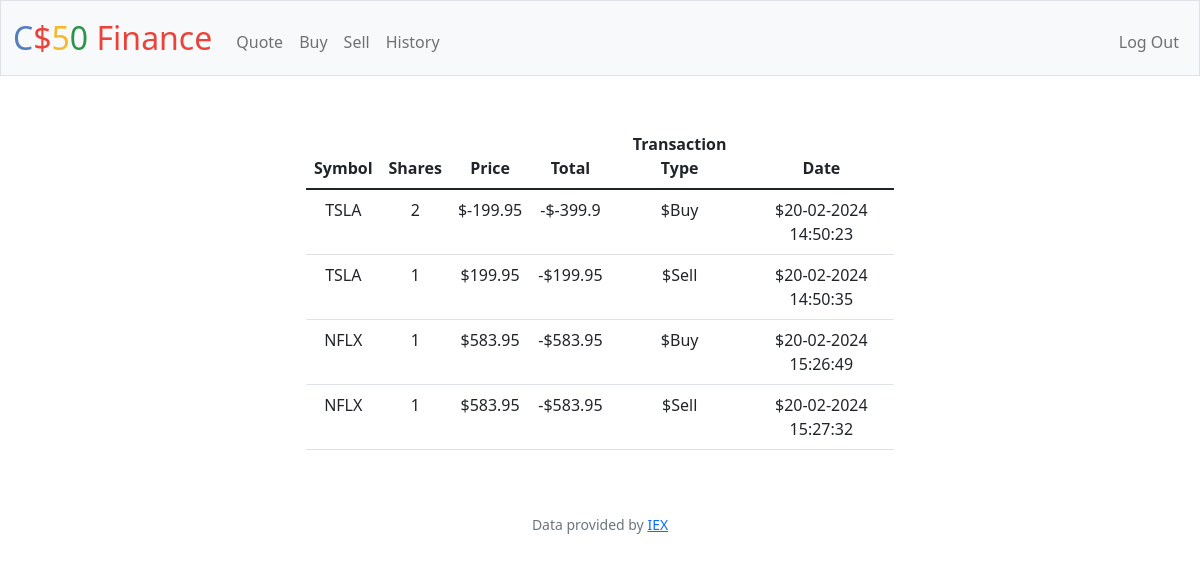
Screenshot of /history (signed in) with the database file from the repository.
### tables this page shows
CREATE TABLE history (
                                   user_id INTEGER,
                                   symbol TEXT,
                                   price FLOAT,
                                   share INTEGER,
                                   date DATETIME,
                                   transaction_type TEXT
                               );

### app.py (the view)
@app.route("/history")
@login_required
def history():
    stocks = db.execute("SELECT * FROM history WHERE user_id = ?", session.get("user_id"))
    return render_template("history.html", stocks=stocks)

### app.py (called while the page is built)
@app.after_request
def after_request(response):
    response.headers["Cache-Control"] = "no-cache, no-store, must-revalidate"
    response.headers["Expires"] = 0
    response.headers["Pragma"] = "no-cache"
    return response

### helpers.py (called while the page is built)
def login_required(f):
    @wraps(f)
    def decorated_function(*args, **kwargs):
        if session.get("user_id") is None:
            return redirect("/login")
        return f(*args, **kwargs)
    return decorated_function

### templates/history.html (shortened to what this page needs)
{% extends "layout.html" %}
{% block main %}
<div class="table-responsive-md">
    <table class="table mx-auto w-50">
        <thead>
            <tr>
                <th>Symbol</th>
                <th>Shares</th>
                <th>Price</th>
                <th>Total</th>
                <th>Transaction Type</th>
                <th>Date</th>
            </tr>
        </thead>
        <tbody>
            {% for stock in stocks %}
            <tr>
                <td>{{stock["symbol"]}}</td>
                <td>{{stock["share"]}}</td>
                <td>${{stock["price"]}}</td>
                <td>-${{stock["share"] * stock["price"]}}</td>
                <td>${{stock["transaction_type"]}}</td>
                <td>${{stock["date"]}}</td>
            </tr>
            {% endfor %}
        </tbody>
    </table>
</div>
{% endblock %}

### templates/layout.html (shortened to what this page needs)
<!DOCTYPE html>
<html lang="en">
    <head>
        <link href="https://cdn.jsdelivr.net/npm/bootstrap@5.1.3/dist/css/bootstrap.min.css" rel="stylesheet">
        <link href="/static/styles.css" rel="stylesheet">
    </head>
    <body>
        <nav class="bg-light border navbar navbar-expand-md navbar-light">
            <div class="container-fluid">
                <a class="navbar-brand" href="/"><span class="blue">C</span><span class="red">$</span><span class="yellow">5</span><span class="green">0</span> <span class="red">Finance</span></a>
                <div class="collapse navbar-collapse" id="navbar">
                    {% if session["user_id"] %}
                        <ul class="navbar-nav me-auto mt-2">
                            <li class="nav-item"><a class="nav-link" href="/quote">Quote</a></li>
                            <li class="nav-item"><a class="nav-link" href="/buy">Buy</a></li>
                            <li class="nav-item"><a class="nav-link" href="/sell">Sell</a></li>
                            <li class="nav-item"><a class="nav-link" href="/history">History</a></li>
                        </ul>
                        <ul class="navbar-nav ms-auto mt-2">
                            <li class="nav-item"><a class="nav-link" href="/logout">Log Out</a></li>
                        </ul>
                    {% else %}
                        <ul class="navbar-nav ms-auto mt-2">
                            <li class="nav-item"><a class="nav-link" href="/register">Register</a></li>
                            <li class="nav-item"><a class="nav-link" href="/login">Log In</a></li>
                        </ul>
                    {% endif %}
                </div>
            </div>
        </nav>
        <main class="container-fluid py-5 text-center">
            {% block main %}{% endblock %}
        </main>
        <footer class="mb-5 small text-center text-muted">
            Data provided by <a href="https://iexcloud.io/">IEX</a>
        </footer>
    </body>
</html>

### static/styles.css (style rules this page uses)
nav .navbar-brand { font-size: xx-large; }
nav .navbar-brand .blue { color: #537fbe; }
nav .navbar-brand .red { color: #ea433b; }
nav .navbar-brand .yellow { color: #f5b82e; }
nav .navbar-brand .green { color: #2e944b; }

### rows the page displays
history: symbol "TSLA", share "2", price "-199.95", stock['share']*stock['price'] "-399.9", transaction_type "Buy", date "20-02-2024 14:50:23"
history: symbol "TSLA", share "1", price "199.95", stock['share']*stock['price'] "199.95", transaction_type "Sell", date "20-02-2024 14:50:35"
history: symbol "NFLX", share "1", price "583.95", stock['share']*stock['price'] "583.95", transaction_type "Buy", date "20-02-2024 15:26:49"
history: symbol "NFLX", share "1", price "583.95", stock['share']*stock['price'] "583.95", transaction_type "Sell", date "20-02-2024 15:27:32"
